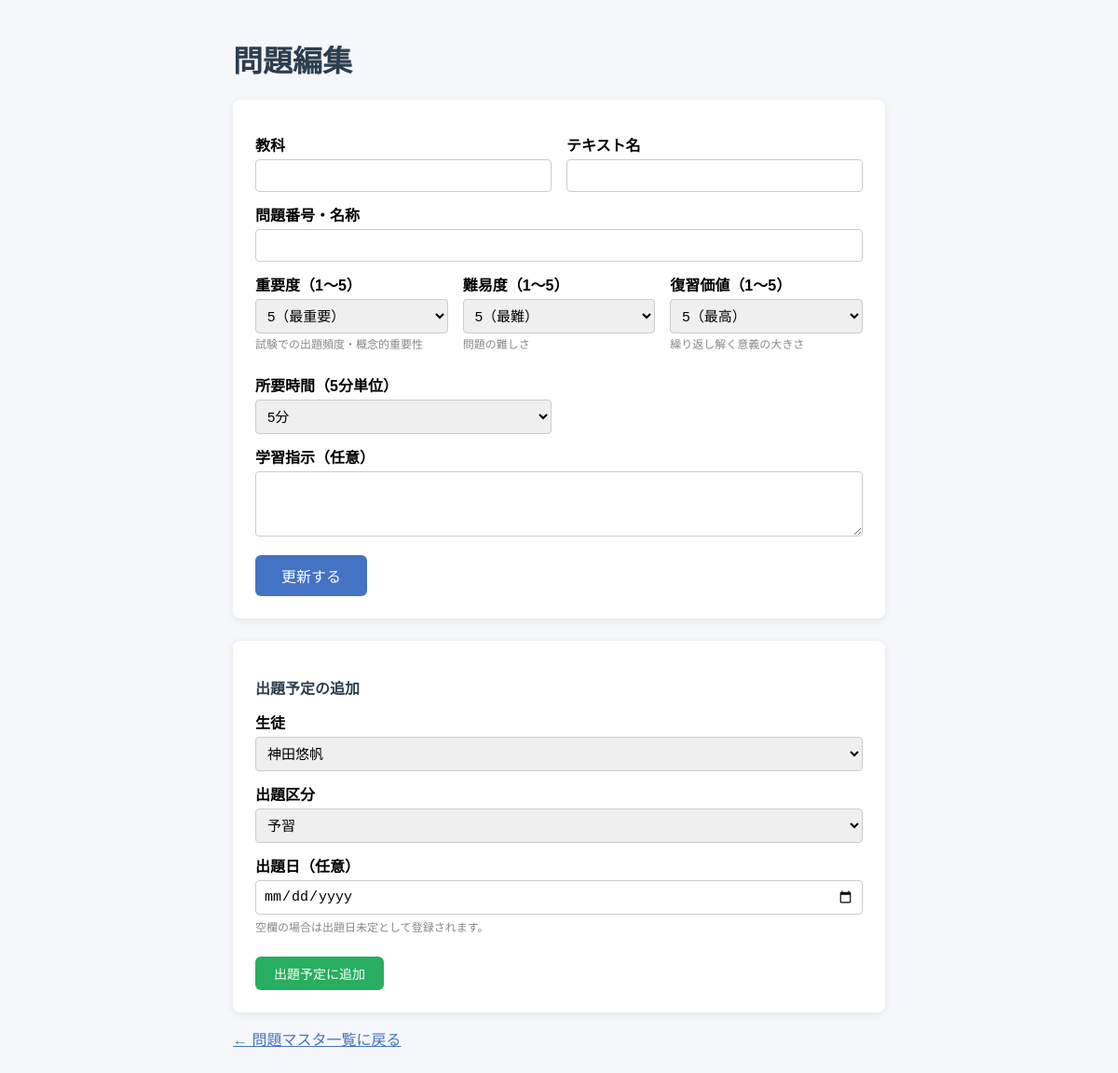
Page /problems/edit/340 on the earlier database version.
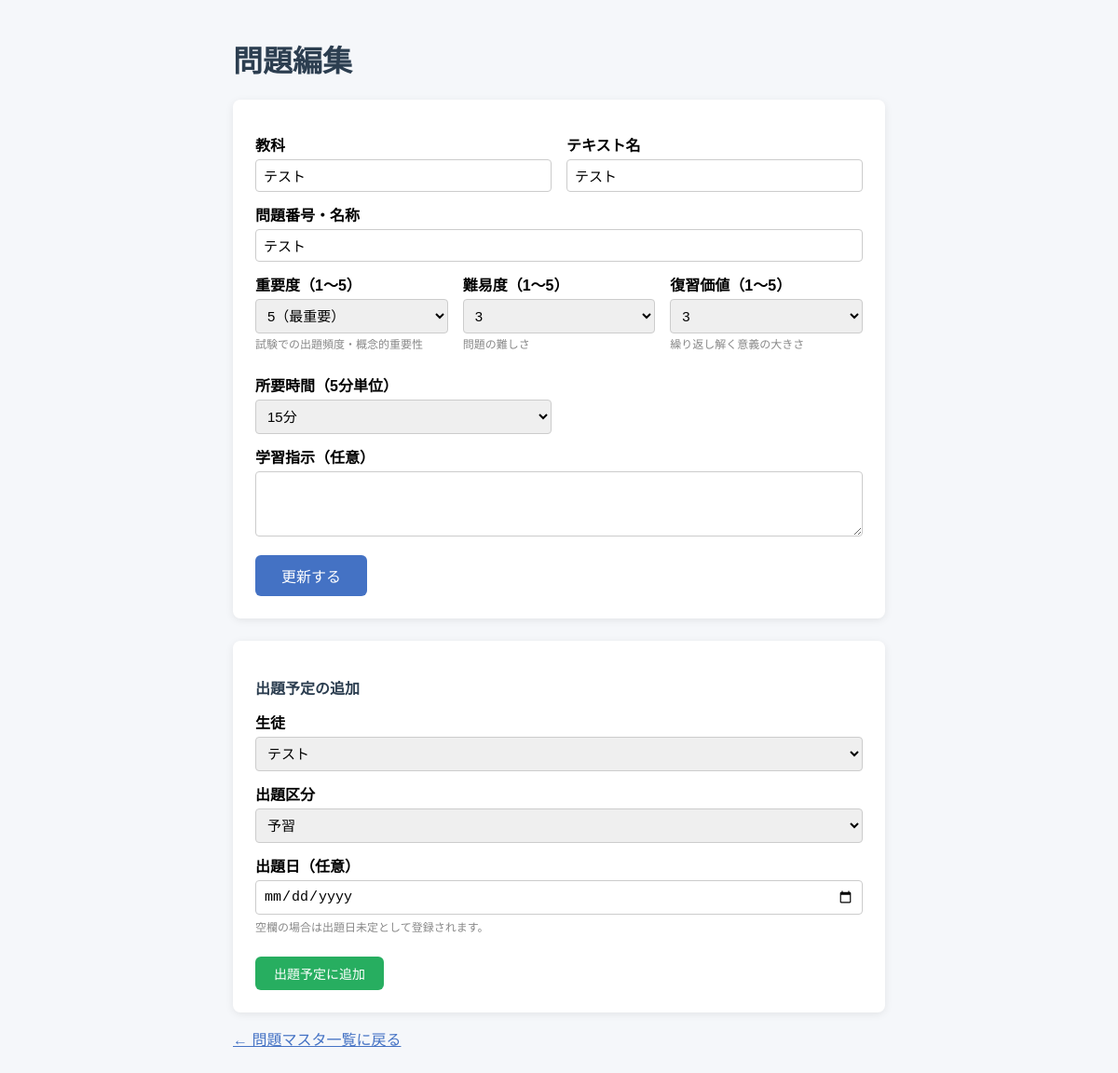
Same page on the later database version.
### tables this page shows
CREATE TABLE problems (
            problem_id INTEGER PRIMARY KEY AUTOINCREMENT,
            subject TEXT NOT NULL,
            textbook TEXT NOT NULL,
            problem_number TEXT NOT NULL,
            importance TEXT NOT NULL,
            type TEXT NOT NULL
        , instruction TEXT, difficulty INTEGER DEFAULT 3, review_value INTEGER DEFAULT 3, estimated_minutes INTEGER DEFAULT 15, textbook_id INTEGER, section_id INTEGER, order_in_textbook INTEGER);

### app.py (the view, shortened to what this page needs)
@app.route("/problems/edit/<int:problem_id>", methods=["GET", "POST"])
def problem_edit(problem_id):
    conn = get_connection()
    c = conn.cursor()
    c.execute("SELECT * FROM problems WHERE problem_id=?", (problem_id,))
    problem = c.fetchone()
    c.execute("SELECT * FROM students ORDER BY student_id")
    students = c.fetchall()
    conn.close()
    return render_template("problem_edit.html", problem=problem, students=students)

### database.py (called while the page is built)
def get_connection():
    conn = sqlite3.connect(DB_PATH)
    conn.row_factory = sqlite3.Row
    return conn

### templates/problem_edit.html (shortened to what this page needs)
<!DOCTYPE html>
<html lang="ja">
<head>
</head>
<body>
  <h1>問題編集</h1>
  <div class="form-box">
    <form method="POST">
      <div class="row2">
        <div>
          <label>教科</label>
          <input type="text" name="subject" value="{{ problem.subject }}" required>
        </div>
        <div>
          <label>テキスト名</label>
          <input type="text" name="textbook" value="{{ problem.textbook }}" required>
        </div>
      </div>
      <label>問題番号・名称</label>
      <input type="text" name="problem_number" value="{{ problem.problem_number }}" required>
      <div class="row3">
        <div>
          <label>重要度（1〜5）</label>
          <select name="importance">
            {% for i in range(5, 0, -1) %}
            <option value="{{ i }}" {% if problem.importance == i %}selected{% endif %}>
              {{ i }}{% if i == 5 %}（最重要）{% elif i == 1 %}（低）{% endif %}
            </option>
            {% endfor %}
          </select>
          <p class="hint">試験での出題頻度・概念的重要性</p>
        </div>
        <div>
          <label>難易度（1〜5）</label>
          <select name="difficulty">
            {% for i in range(5, 0, -1) %}
            <option value="{{ i }}" {% if problem.difficulty == i %}selected{% endif %}>
              {{ i }}{% if i == 5 %}（最難）{% elif i == 1 %}（基礎）{% endif %}
            </option>
            {% endfor %}
          </select>
          <p class="hint">問題の難しさ</p>
        </div>
        <div>
          <label>復習価値（1〜5）</label>
          <select name="review_value">
            {% for i in range(5, 0, -1) %}
            <option value="{{ i }}" {% if problem.review_value == i %}selected{% endif %}>
              {{ i }}{% if i == 5 %}（最高）{% elif i == 1 %}（最低）{% endif %}
            </option>
            {% endfor %}
          </select>
          <p class="hint">繰り返し解く意義の大きさ</p>
        </div>
      </div>
      <div class="row2">
        <div>
          <label>所要時間（5分単位）</label>
          <select name="estimated_minutes">
            {% for m in range(5, 125, 5) %}
            <option value="{{ m }}" {% if problem.estimated_minutes == m %}selected{% endif %}>{{ m }}分</option>
            {% endfor %}
          </select>
        </div>
      </div>
      <label>学習指示（任意）</label>
      <textarea name="instruction">{{ problem.instruction or "" }}</textarea>
      <button type="submit">更新する</button>
    </form>
  </div>
  <div class="form-box" style="margin-top:24px;">
    <h2 style="font-size:16px;color:#2c3e50;">出題予定の追加</h2>
    <form method="POST" action="/problems/assign/{{ problem.problem_id }}">
      <label>生徒</label>
      <select name="student_id" style="width:100%;padding:8px;border:1px solid #ccc;border-radius:4px;font-size:15px;box-sizing:border-box;">
        {% for s in students %}
        <option value="{{ s.student_id }}">{{ s.name }}</option>
        {% endfor %}
      </select>
      <label>出題区分</label>
      <select name="category" style="width:100%;padding:8px;margin-top:4px;border:1px solid #ccc;border-radius:4px;font-size:15px;box-sizing:border-box;">
        <option value="予習">予習</option>
      </select>
      <label>出題日（任意）</label>
      <input type="date" name="scheduled_date" style="width:100%;padding:8px;margin-top:4px;border:1px solid #ccc;border-radius:4px;font-size:15px;box-sizing:border-box;">
      <p style="font-size:12px;color:#888;margin-top:4px;">空欄の場合は出題日未定として登録されます。</p>
      <button type="submit" style="margin-top:12px;padding:8px 20px;background:#27ae60;color:white;border:none;border-radius:6px;font-size:14px;cursor:pointer;">出題予定に追加</button>
    </form>
  </div>
  <p><a href="/problems">← 問題マスタ一覧に戻る</a></p>
</body>
</html>

Differences in the rows shown:
added problems: subject "テスト", textbook "テスト", problem_number "テスト", difficulty "3", review_value "3", estimated_minutes "15分"
Other differences:
form field student_id: "神田悠帆" → "テスト"
form field difficulty: "5（最難）" → (not shown)
form field review_value: "5（最高）" → (not shown)
form field estimated_minutes: "5分" → (not shown)
